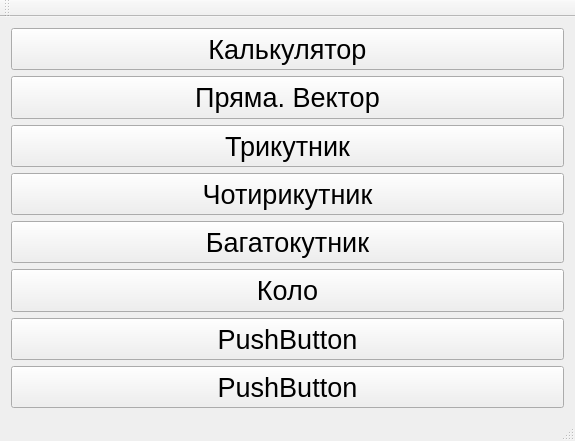
<?xml version="1.0" encoding="UTF-8"?>
<ui version="4.0">
 <class>MainWindow</class>
 <widget class="QMainWindow" name="MainWindow">
  <property name="geometry">
   <rect>
    <x>0</x>
    <y>0</y>
    <width>575</width>
    <height>441</height>
   </rect>
  </property>
  <property name="sizePolicy">
   <sizepolicy hsizetype="Fixed" vsizetype="Fixed">
    <horstretch>0</horstretch>
    <verstretch>0</verstretch>
   </sizepolicy>
  </property>
  <property name="windowTitle">
   <string>MainWindow</string>
  </property>
  <widget class="QWidget" name="centralWidget">
   <layout class="QGridLayout" name="gridLayout">
    <item row="3" column="0">
     <widget class="QPushButton" name="pBtn_Quadrangle">
      <property name="sizePolicy">
       <sizepolicy hsizetype="Minimum" vsizetype="Minimum">
        <horstretch>0</horstretch>
        <verstretch>0</verstretch>
       </sizepolicy>
      </property>
      <property name="font">
       <font>
        <pointsize>20</pointsize>
       </font>
      </property>
      <property name="text">
       <string>Чотирикутник</string>
      </property>
     </widget>
    </item>
    <item row="7" column="0">
     <widget class="QPushButton" name="pushButton_8">
      <property name="sizePolicy">
       <sizepolicy hsizetype="Minimum" vsizetype="Minimum">
        <horstretch>0</horstretch>
        <verstretch>0</verstretch>
       </sizepolicy>
      </property>
      <property name="font">
       <font>
        <pointsize>20</pointsize>
       </font>
      </property>
      <property name="text">
       <string>PushButton</string>
      </property>
     </widget>
    </item>
    <item row="2" column="0">
     <widget class="QPushButton" name="pBtn_Triangle">
      <property name="sizePolicy">
       <sizepolicy hsizetype="Minimum" vsizetype="Minimum">
        <horstretch>0</horstretch>
        <verstretch>0</verstretch>
       </sizepolicy>
      </property>
      <property name="font">
       <font>
        <pointsize>20</pointsize>
       </font>
      </property>
      <property name="text">
       <string>Трикутник</string>
      </property>
     </widget>
    </item>
    <item row="5" column="0">
     <widget class="QPushButton" name="pBtn_Circle">
      <property name="sizePolicy">
       <sizepolicy hsizetype="Minimum" vsizetype="Minimum">
        <horstretch>0</horstretch>
        <verstretch>0</verstretch>
       </sizepolicy>
      </property>
      <property name="font">
       <font>
        <pointsize>20</pointsize>
       </font>
      </property>
      <property name="text">
       <string>Коло</string>
      </property>
     </widget>
    </item>
    <item row="0" column="0">
     <widget class="QPushButton" name="pBtn_Calculator">
      <property name="sizePolicy">
       <sizepolicy hsizetype="Minimum" vsizetype="Minimum">
        <horstretch>0</horstretch>
        <verstretch>0</verstretch>
       </sizepolicy>
      </property>
      <property name="font">
       <font>
        <pointsize>20</pointsize>
       </font>
      </property>
      <property name="text">
       <string>Калькулятор</string>
      </property>
     </widget>
    </item>
    <item row="1" column="0">
     <widget class="QPushButton" name="pBtn_Vector">
      <property name="sizePolicy">
       <sizepolicy hsizetype="Minimum" vsizetype="Minimum">
        <horstretch>0</horstretch>
        <verstretch>0</verstretch>
       </sizepolicy>
      </property>
      <property name="font">
       <font>
        <pointsize>20</pointsize>
       </font>
      </property>
      <property name="text">
       <string>Пряма. Вектор</string>
      </property>
     </widget>
    </item>
    <item row="4" column="0">
     <widget class="QPushButton" name="pBtn_Polygon">
      <property name="sizePolicy">
       <sizepolicy hsizetype="Minimum" vsizetype="Minimum">
        <horstretch>0</horstretch>
        <verstretch>0</verstretch>
       </sizepolicy>
      </property>
      <property name="font">
       <font>
        <pointsize>20</pointsize>
       </font>
      </property>
      <property name="text">
       <string>Багатокутник</string>
      </property>
     </widget>
    </item>
    <item row="6" column="0">
     <widget class="QPushButton" name="pushButton_7">
      <property name="sizePolicy">
       <sizepolicy hsizetype="Minimum" vsizetype="Minimum">
        <horstretch>0</horstretch>
        <verstretch>0</verstretch>
       </sizepolicy>
      </property>
      <property name="font">
       <font>
        <pointsize>20</pointsize>
       </font>
      </property>
      <property name="text">
       <string>PushButton</string>
      </property>
     </widget>
    </item>
   </layout>
  </widget>
  <widget class="QMenuBar" name="menuBar">
   <property name="geometry">
    <rect>
     <x>0</x>
     <y>0</y>
     <width>575</width>
     <height>21</height>
    </rect>
   </property>
  </widget>
  <widget class="QToolBar" name="mainToolBar">
   <attribute name="toolBarArea">
    <enum>TopToolBarArea</enum>
   </attribute>
   <attribute name="toolBarBreak">
    <bool>false</bool>
   </attribute>
  </widget>
  <widget class="QStatusBar" name="statusBar"/>
 </widget>
 <layoutdefault spacing="6" margin="11"/>
 <resources/>
 <connections/>
</ui>
